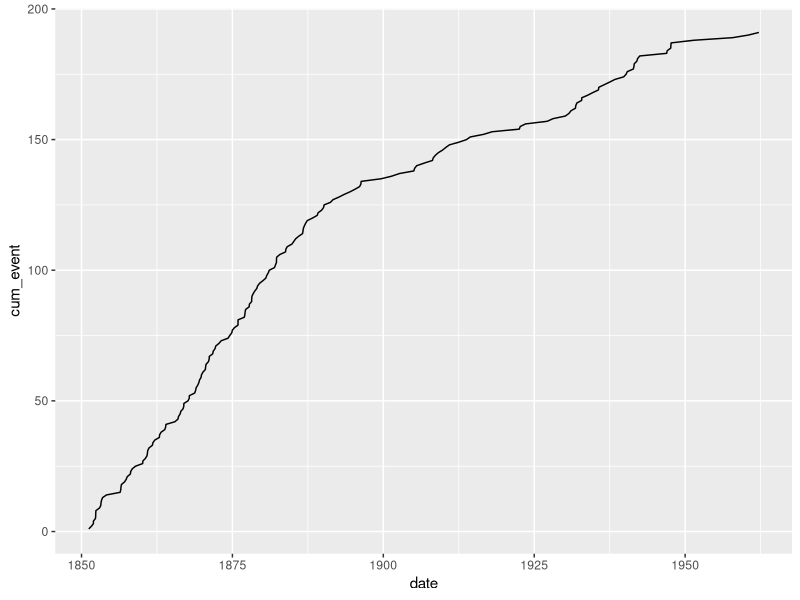
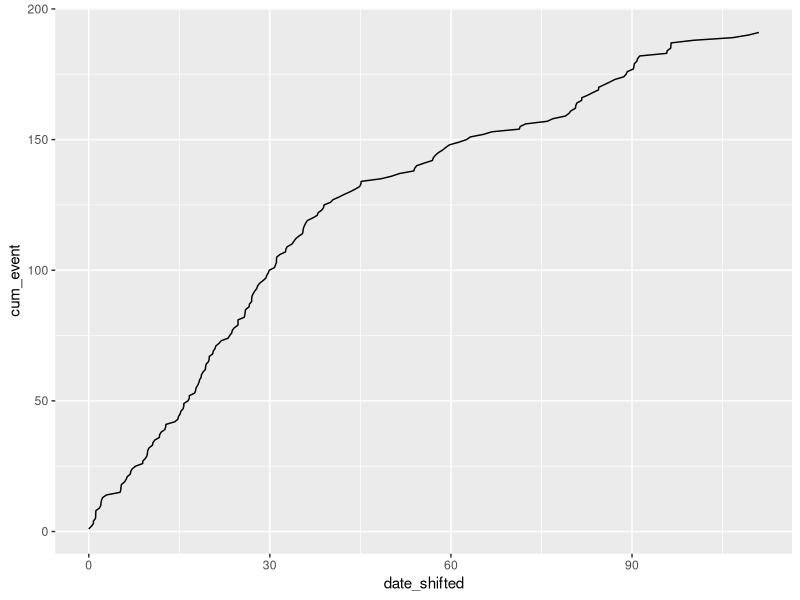
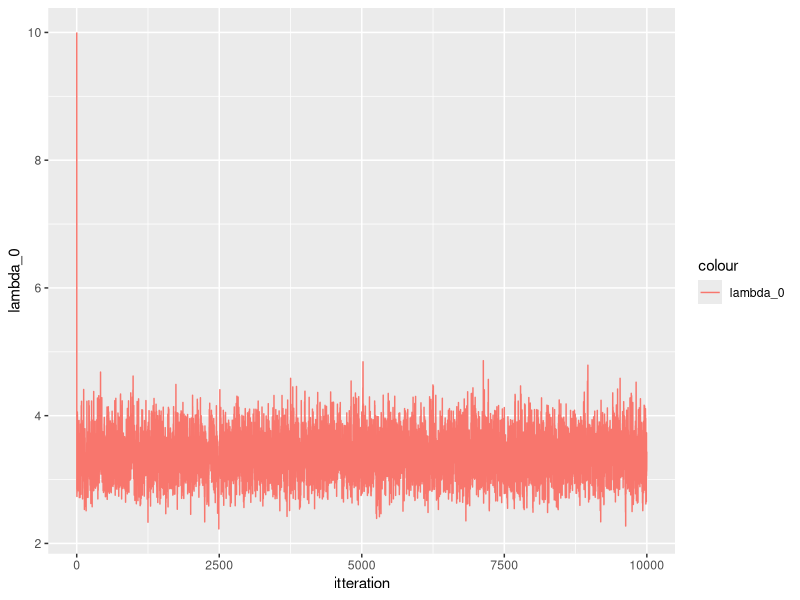
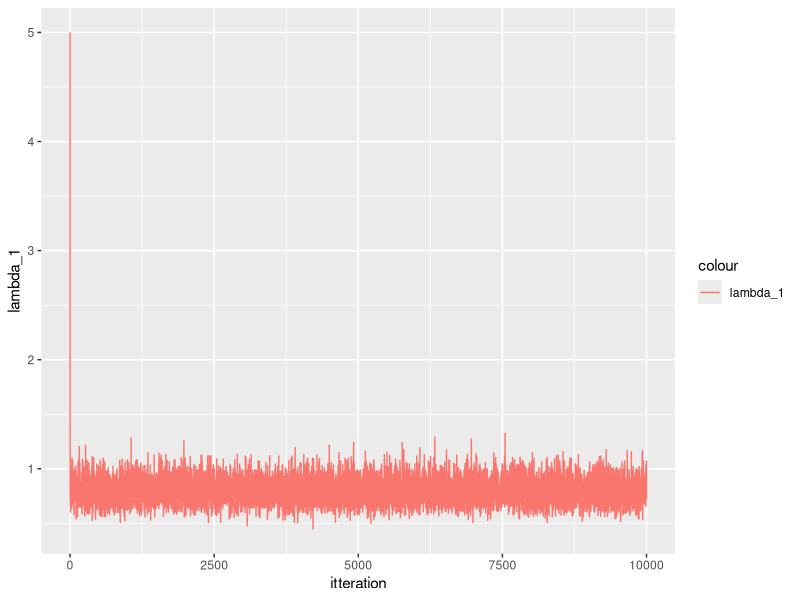
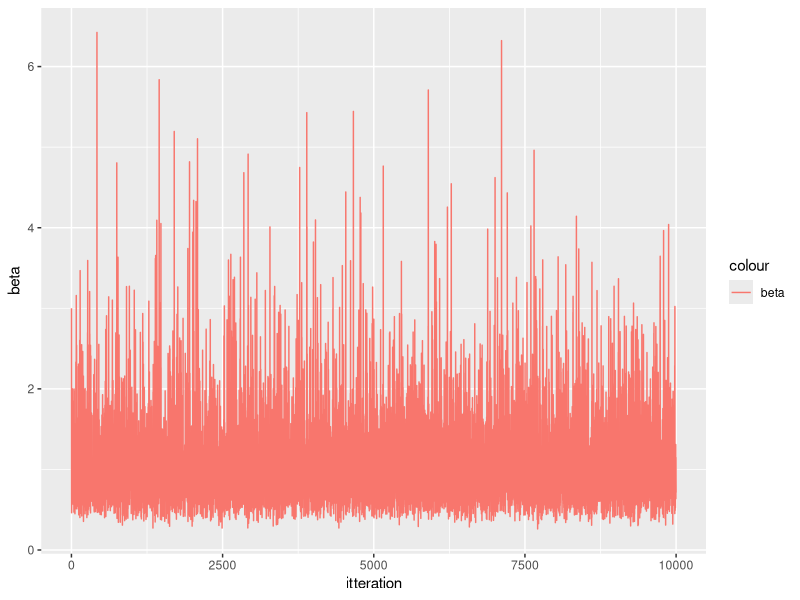
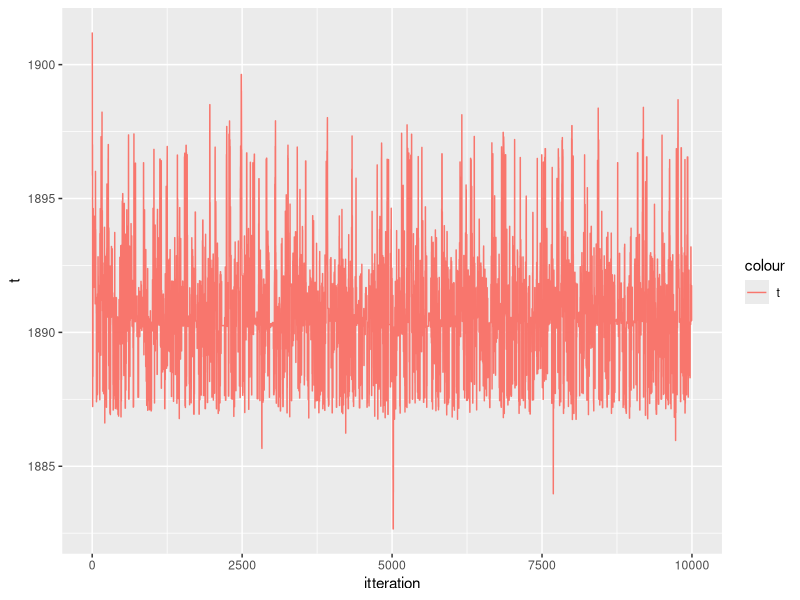
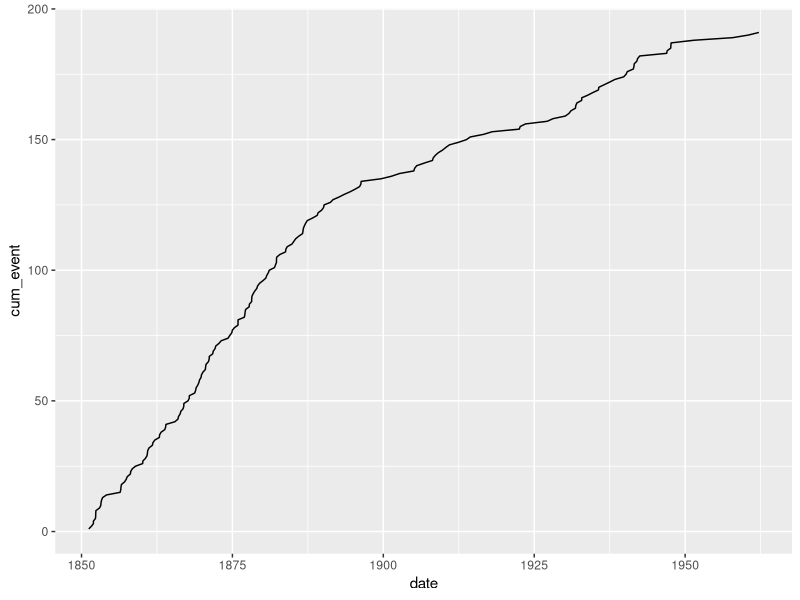
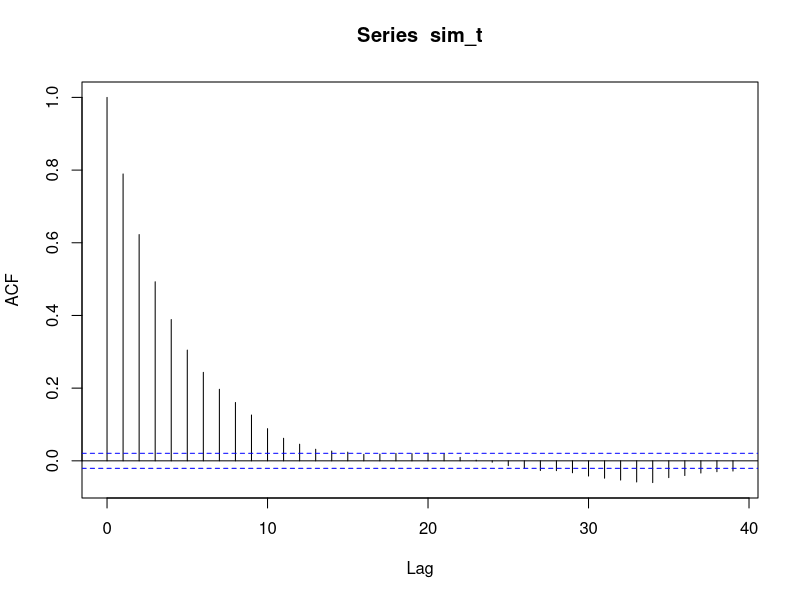

Source code (R) for these figures, in order:
## SINGLE SITE MCMC 

MH_single_alg <- function(n,data, t_0,t_2, t, lambda_0,lambda_1, beta, sigma){

  # Find number of deaths in each interval given initial t
  y_0 = sum(data[date <t]$event)
  y_1 = sum(data[date>= t]$event)
  
  # Construct result matrix
  results <- matrix(nrow = n, ncol = 5)
  results[1, 1:5] <- c(t, lambda_0, lambda_1, beta, 1)
  for(i in 2:n){
    print(i)
    # Collect old values for t and beta and compute corresponding y_0 and y_1 values
    t_old <- results[i-1, 1]
    
    y_0_o = sum(data[date <t_old]$event)
    y_1_o = sum(data[date>= t_old]$event)
    
    beta <- results[i-1, 4]
    
    # Preform Gibbs step
    lambda_0 <- rgamma(1, y_0 + 2, scale = 1/(t_old - t_0 + 1/beta))
    lambda_1 <- rgamma(1, y_1 + 2, scale = 1/(t_2 - t_old + 1/beta))

    beta_tilde <- rgamma(1, 6, scale = 1/(lambda_0 + lambda_1 + 1)) #is this okay to d0?
    beta <- 1/beta_tilde
    
    results[i, 2:4] <- c( lambda_0, lambda_1, beta)
    
    # Preform MH step with the random walk of order one as the proposal density
    t_new <- rnorm(1, t_old, sigma)
    
    ### Compute corresponding values for y_0 and y_1
    y_0_n = sum(data[date <t_new]$event)
    y_1_n = sum(data[date>= t_new]$event)
    
    ### Compute the acceptance probability in log scale and compare with u unif(0,1)
    a_log <- (((y_0_n +1)*log(lambda_0) + (y_1_n +1)*log(lambda_1) - t_new *(lambda_0 - lambda_1 )) - 
                ((y_0_o +1)*log(lambda_0) + (y_1_o +1)*log(lambda_1) - t_old *(lambda_0 - lambda_1 )))
    u <- runif(1)
    results[i, 5] <-  exp(a_log)
    if (u< exp(a_log)){
      results[i, 1] <-  t_new
    } else{
      results[i,1] <- t_old
      }
  }
  return (results)
}

# Load libraries and data
library(boot)
library(data.table)
library(tidyr)
library(ggplot2)

# Create data table
data <- as.data.table(coal)
data[, event:= 1]
data[, cum_event := cumsum(event)]
data[, date_shifted := date- data[1, date]]


q <- ggplot(data = data, aes(x = date, y = cum_event))
q <- q + geom_line()
q

q <- ggplot(data = data, aes(x = date_shifted, y = cum_event))
q <- q + geom_line()
q


# Initial values for t, lambda_0, lambda_1, beta
t = data[1, date] + 50
lambda_0 <- 10 
lambda_1 <- 5 
beta = 3

# Set n, t_0, t_2 and tuning parameter sigma
n = 10000
t_0 = data[1, date]
t_2 = data[nrow(data), date] #maybe should be 1963? 
sigma = 3

# Run algorithm
sim_MH_single <- MH_single_alg(n,data, t_0, t_2, t, lambda_0,lambda_1, beta, sigma)

#Format and plot the reuslts
sim_MH_single <- as.data.table(sim_MH_single)
setnames(sim_MH_single, c("t", "lambda_0", "lambda_1", "beta", "a"))
sim_MH_single[, itteration := seq(1:n)]

q <- ggplot(data = sim_MH_single, aes(x = itteration) )
q <- q + geom_line(aes(y = lambda_0, colour = "lambda_0"))
q
q <- ggplot(data = sim_MH_single, aes(x = itteration) )
q <- q + geom_line(aes(y = lambda_1, colour = "lambda_1"))
q
q <- ggplot(data = sim_MH_single, aes(x = itteration) )
q <- q + geom_line(aes(y = beta, colour = "beta"))
q
q <- ggplot(data = sim_MH_single, aes(x = itteration) )
q <- q + geom_line(aes(y = t, colour = "t"))
q

# Check if values seem reasonable
summary(sim_MH_single)
3.655*(1891- t_0) + 0.62*(t_2-1891)

q <- ggplot(data = data, aes(x = date, y = cum_event))
q <- q + geom_line()
q

##Looking at the acf of t

burnin <- 1000

sim_t <- sim_MH_single$t[burnin:n]

acf(sim_t)
